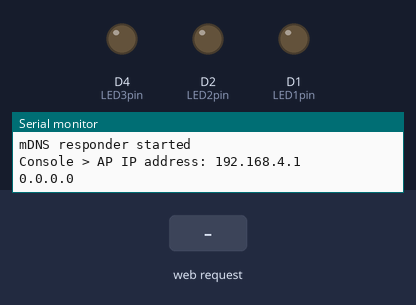
A program run on a simulated ESP8266 (NodeMCU). Parts: output pins drawn as LEDs (lit = HIGH), the last lines printed to the serial monitor. Inputs (shaded band) come from the test bench.

Above: at 1.5 s.
1.6 s: HTTP request GET /led1on received
At 2.7 s:
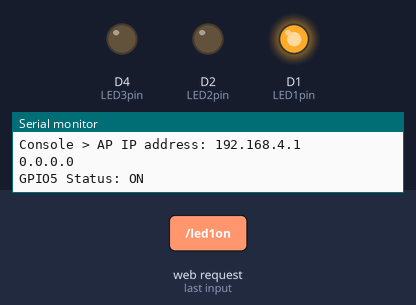
3.1 s: HTTP request GET /led2on received
At 3.8 s:
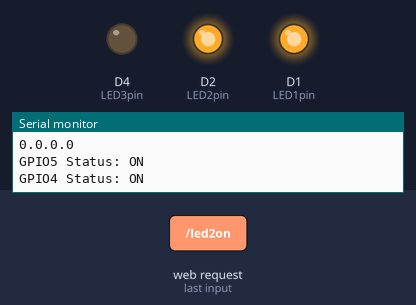
4.6 s: HTTP request GET /led1off received
At 5.0 s:
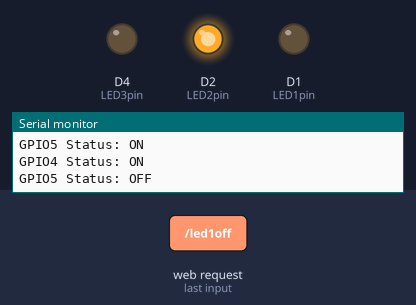
6.1 s: HTTP request GET /led3on received
At 7.3 s:
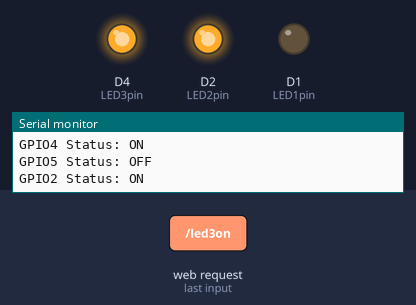
7.6 s: HTTP request GET /led2off received
At 8.5 s:
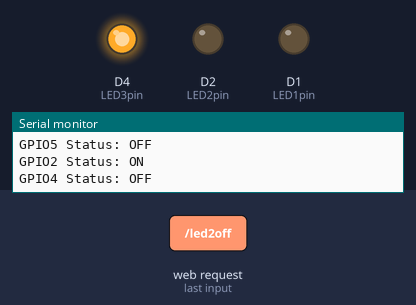
9.1 s: HTTP request GET /led3off received
At 9.6 s:
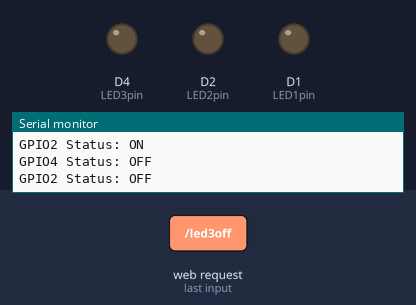
Timing chart, 0 to 11.6 s (numbered marks = the images above; inputs shaded):
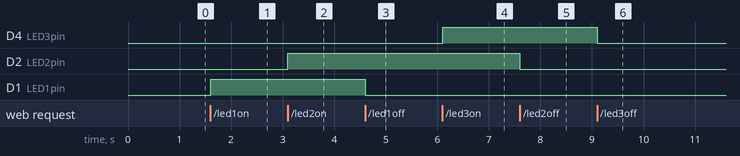

The program:

main.cpp
```cpp
#include <Arduino.h>
#include <ESP8266WiFi.h>
#include <ESPAsyncTCP.h>
#include <ESPAsyncWebServer.h>
#include <ESP8266mDNS.h>
#include <AsyncElegantOTA.h>


#define LED_1 D1 // GPIO 5
#define LED_2 D2 // GPIO 4
#define LED_3 D4 // GPIO 2


uint8_t LED1pin = D1;
bool LED1status = LOW;

uint8_t LED2pin = D2;
bool LED2status = LOW;

uint8_t LED3pin = D4;
bool LED3status = LOW;


const char* ssid     = "BLACKLEAKZ-AP";
const char* password = "123456789";

#define mDns = "blackleakz"

AsyncWebServer server(80);


String SendHTML(uint8_t led1stat,uint8_t led2stat, uint8_t led3stat){
  String ptr = "<!DOCTYPE html> <html>\n";
  ptr +="<head><meta name=\"viewport\" content=\"width=device-width, initial-scale=1.0, user-scalable=no\">\n";
  ptr +="<title>LED Control</title>\n";
  ptr +="<style>html { font-family: Helvetica; display: inline-block; margin: 0px auto; text-align: center;}\n";
  ptr +="body{margin-top: 50px;} h1 {color: #444444;margin: 50px auto 30px;} h3 {color: #444444;margin-bottom: 50px;}\n";
  ptr +=".button {display: block;width: 80px;background-color: #1abc9c;border: none;color: white;padding: 13px 30px;text-decoration: none;font-size: 25px;margin: 0px auto 35px;cursor: pointer;border-radius: 4px;}\n";
  ptr +=".button-on {background-color: #1abc9c;}\n";
  ptr +=".button-on:active {background-color: #16a085;}\n";
  ptr +=".button-off {background-color: #34495e;}\n";
  ptr +=".button-off:active {background-color: #2c3e50;}\n";
  ptr +="p {font-size: 14px;color: #888;margin-bottom: 10px;}\n";
  ptr +="</style>\n";
  ptr +="</head>\n";
  ptr +="<body>\n";
  ptr +="<h1>ESP8266 Web Server || LED Control</h1>\n";
  ptr +="<h3>Using Access Point(AP) Mode</h3>\n";

   if(led1stat)
  {ptr +="<p>LED1 Status: ON</p><a class=\"button button-off\" href=\"/led1off\">OFF</a>\n";}
  else
  {ptr +="<p>LED1 Status: OFF</p><a class=\"button button-on\" href=\"/led1on\">ON</a>\n";}

  if(led2stat)
  {ptr +="<p>LED2 Status: ON</p><a class=\"button button-off\" href=\"/led2off\">OFF</a>\n";}
  else
  {ptr +="<p>LED2 Status: OFF</p><a class=\"button button-on\" href=\"/led2on\">ON</a>\n";}

  if(led3stat)
  {ptr +="<p>LED3 Status: ON</p><a class=\"button button-off\" href=\"/led3off\">OFF</a>\n";}
  else
  {ptr +="<p>LED3 Status: OFF</p><a class=\"button button-on\" href=\"/led3on\">ON</a>\n";}

  ptr +="</body>\n";
  ptr +="</html>\n";
  return ptr;
}


void URLHandler() {
  // AsyncWebserver URI/Route Handler

  server.on("/", HTTP_GET, [](AsyncWebServerRequest *request){
    request->send(200, "text/html", SendHTML(LED1status,LED2status,LED3status));
      LED1status = LOW;
      LED2status = LOW;
      LED3status = LOW;
      Serial.println("GPIO 2 Status: OFF | GPIO4 Status: OFF || GPIO5 Status: OFF");
  });


  server.on("/led1on", HTTP_GET, [](AsyncWebServerRequest *request){
    request->send(200, "text/html", SendHTML(true,LED2status, LED3status));
      LED1status = HIGH;
      Serial.println("GPIO5 Status: ON");
  });

  server.on("/led1off", HTTP_GET, [](AsyncWebServerRequest *request){
    request->send(200, "text/html", SendHTML(false,LED2status, LED3status));
      LED1status = LOW;
      Serial.println("GPIO5 Status: OFF");
  });

  server.on("/led2on", HTTP_GET, [](AsyncWebServerRequest *request){
    request->send(200, "text/html", SendHTML(LED1status, LED3status,true));
      LED2status = HIGH;
      Serial.println("GPIO4 Status: ON");
  });

  server.on("/led2off", HTTP_GET, [](AsyncWebServerRequest *request){
    request->send(200, "text/html", SendHTML(LED1status, LED3status,false));
      LED2status = LOW;
      Serial.println("GPIO4 Status: OFF");
  });

  server.on("/led3on", HTTP_GET, [](AsyncWebServerRequest *request){
    request->send(200, "text/html", SendHTML(LED2status, LED1status,true));
      LED3status = HIGH;
      Serial.println("GPIO2 Status: ON");
  });

  server.on("/led3off", HTTP_GET, [](AsyncWebServerRequest *request){
    request->send(200, "text/html", SendHTML(LED2status, LED1status, false));
      LED3status = LOW;
      Serial.println("GPIO2 Status: OFF");
  });


  server.begin();
}


void setup() {

  Serial.begin(115200);
  Serial.println("Console > Serial communication of LED-Picture ESP8266 started!");


  pinMode(LED_BUILTIN, OUTPUT);
  digitalWrite(LED_BUILTIN, LOW);
  delay(300);
  digitalWrite(LED_BUILTIN, HIGH);

  pinMode(LED1pin, OUTPUT);
  pinMode(LED2pin, OUTPUT);
  pinMode(LED3pin, OUTPUT);


  if (!MDNS.begin("blackleakz")) {
    Serial.println("Error setting up MDNS responder!");
    while (1) {
      delay(356);
      }
    }
  Serial.println("mDNS responder started");


  WiFi.softAP(ssid, password);

  IPAddress IP = WiFi.softAPIP();
  Serial.print("Console > AP IP address: ");
  Serial.println(IP);

  Serial.println(WiFi.localIP());

  AsyncElegantOTA.begin(&server);
  URLHandler();


}


void loop(){

   MDNS.update();


  if(LED1status)
  {
    digitalWrite(LED1pin, HIGH);
  }
  else
  {
    digitalWrite(LED1pin, LOW);
  }

  if(LED2status)
  {
    digitalWrite(LED2pin, HIGH);
  }
  else
  {
    digitalWrite(LED2pin, LOW);
  }

  if(LED3status)
  {
    digitalWrite(LED3pin, HIGH);
  }
  else
  {
    digitalWrite(LED3pin, LOW);
  }
}
```

Measured:
- after the input at 1.6 s, D1 (LED1pin): LOW → HIGH at once
- after the input at 3.1 s, D2 (LED2pin): LOW → HIGH at once
- after the input at 4.6 s, D1 (LED1pin): HIGH → LOW at once
- after the input at 6.1 s, D4 (LED3pin): LOW → HIGH at once
- after the input at 7.6 s, D2 (LED2pin): HIGH → LOW at once
- after the input at 9.1 s, D4 (LED3pin): HIGH → LOW at once
